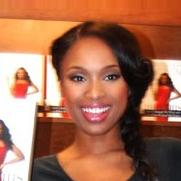
#> input picture data/female/female_000054.jpg, 181 x 181 px; its folder holds only this picture in this run
$ jupyter execute 01_crop_faces.ipynb
#> lines starting #> are read from the running program, lines starting #| are printed output that depends on the picture
[cell 1]
import numpy as np
import cv2
from glob import glob
import matplotlib.pyplot as plt

[cell 2]
# extract the images path from folder
fpath = glob('data/female/*.jpg')
mpath = glob('data/male/*.jpg')

[cell 3]
print(f'The number of images in Female folder: {len(fpath)}')
print(f'The number of images in Male folder: {len(mpath)}')

[cell 4]
haar = cv2.CascadeClassifier('model/haarcascade_frontalface_default.xml')

[cell 5]
for i in range(len(fpath)):
    try:
        # 1 - Read images
        img = cv2.imread(fpath[i])
#> img is the input picture: shape (181, 181, 3); mean B, G, R 82.8, 108.8, 166.1

        # 2 - Apply Haar Cascade
        gray = cv2.cvtColor(img, cv2.COLOR_BGR2GRAY)
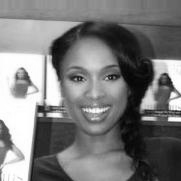
#> gray: shape (181, 181); min 3, max 255, mean 123
        face_list = haar.detectMultiScale(gray, 1.3, 5)
#> face_list = [[56, 46, 79, 79]]

        image = img.copy()

        for x, y, w, h in face_list:
            # 3 - crop face
            roi = image[y:y+h, x:x+w]
            # 4 - save image
            cv2.imwrite(f'crop_data/female/female_{i}.jpg', roi)
            print(f'image-{i} processed')
#> this loop made 1 pass
#| image-0 processed
#> pass 1, `roi = image[y:y+h, x:x+w]`:
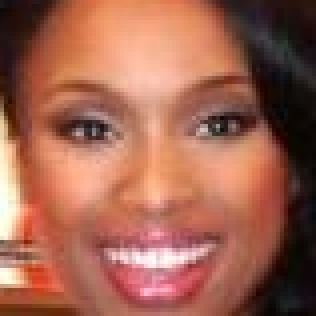
#> roi: shape (79, 79, 3) (shown 4 times larger); mean B, G, R 80.4, 99.1, 159.5

    except:
        print(f'Unable to Process the image-{i}')

$ run again, on data/female/female_000205.jpg
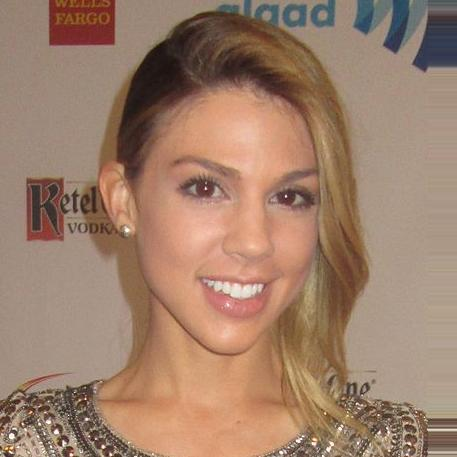
#> input picture data/female/female_000205.jpg, 457 x 457 px
#> img is the input picture: shape (457, 457, 3); mean B, G, R 106.6, 127.2, 158.8
#> `gray = cv2.cvtColor(img, cv2.COLOR_BGR2GRAY)`:
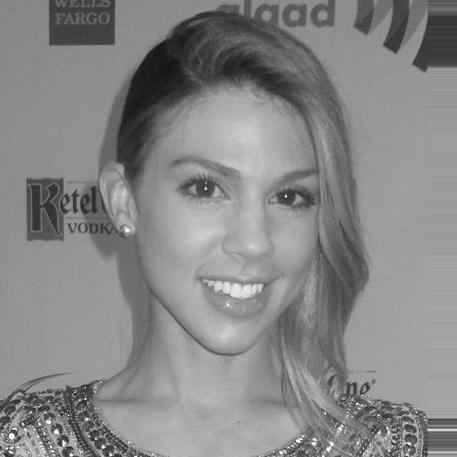
#> gray: shape (457, 457); min 19, max 253, mean 134.3
#> face_list = [[127, 101, 239, 239]]
#> the loop `for x, y, w, h in face_list:` made 1 pass
#> (printed output is left out)
#> pass 1, `roi = image[y:y+h, x:x+w]`:
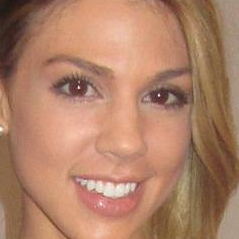
#> roi: shape (239, 239, 3); mean B, G, R 103.6, 128.8, 175

$ run again, on data/female/female_000234.jpg
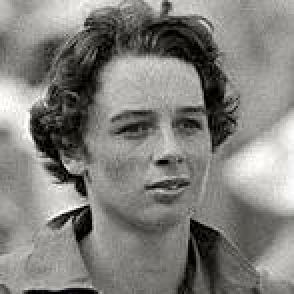
#> input picture data/female/female_000234.jpg, 147 x 147 px (shown 2 times larger)
#> img is the input picture: shape (147, 147, 3); mean B, G, R 123.9, 127.9, 128.9
#> face_list = [[40, 31, 84, 84]]
#> the loop `for x, y, w, h in face_list:` made 1 pass
#> (printed output is left out)
#> pass 1, `roi = image[y:y+h, x:x+w]`:
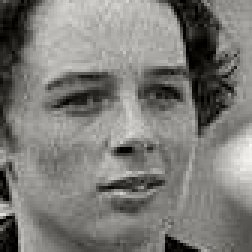
#> roi: shape (84, 84, 3) (shown 3 times larger); mean B, G, R 119.7, 123.6, 124.6

$ run again, on data/female/female_000257.jpg
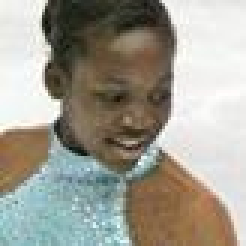
#> input picture data/female/female_000257.jpg, 82 x 82 px (shown 3 times larger)
#> img is the input picture: shape (82, 82, 3); mean B, G, R 145.9, 157.2, 160.1
#> `gray = cv2.cvtColor(img, cv2.COLOR_BGR2GRAY)`:
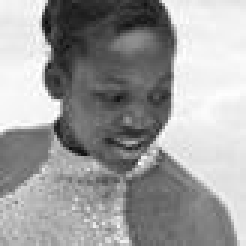
#> gray: shape (82, 82) (shown 3 times larger); min 10, max 255, mean 156.8
#> face_list = ()

$ run again, on data/female/female_000057.jpg
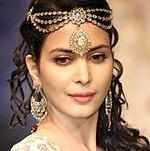
#> input picture data/female/female_000057.jpg, 150 x 151 px
#> img is the input picture: shape (151, 150, 3); mean B, G, R 101.7, 123.2, 153
#> `gray = cv2.cvtColor(img, cv2.COLOR_BGR2GRAY)`:
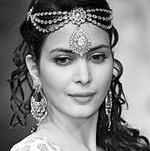
#> gray: shape (151, 150); min 0, max 254, mean 129.7
#> face_list = [[29, 20, 98, 98]]
#> the loop `for x, y, w, h in face_list:` made 1 pass
#> (printed output is left out)
#> pass 1, `roi = image[y:y+h, x:x+w]`:
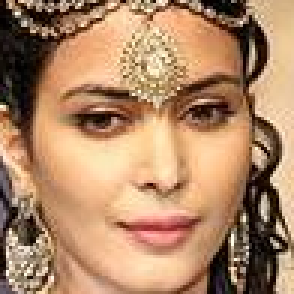
#> roi: shape (98, 98, 3) (shown 3 times larger); mean B, G, R 102.8, 135.3, 175.2
